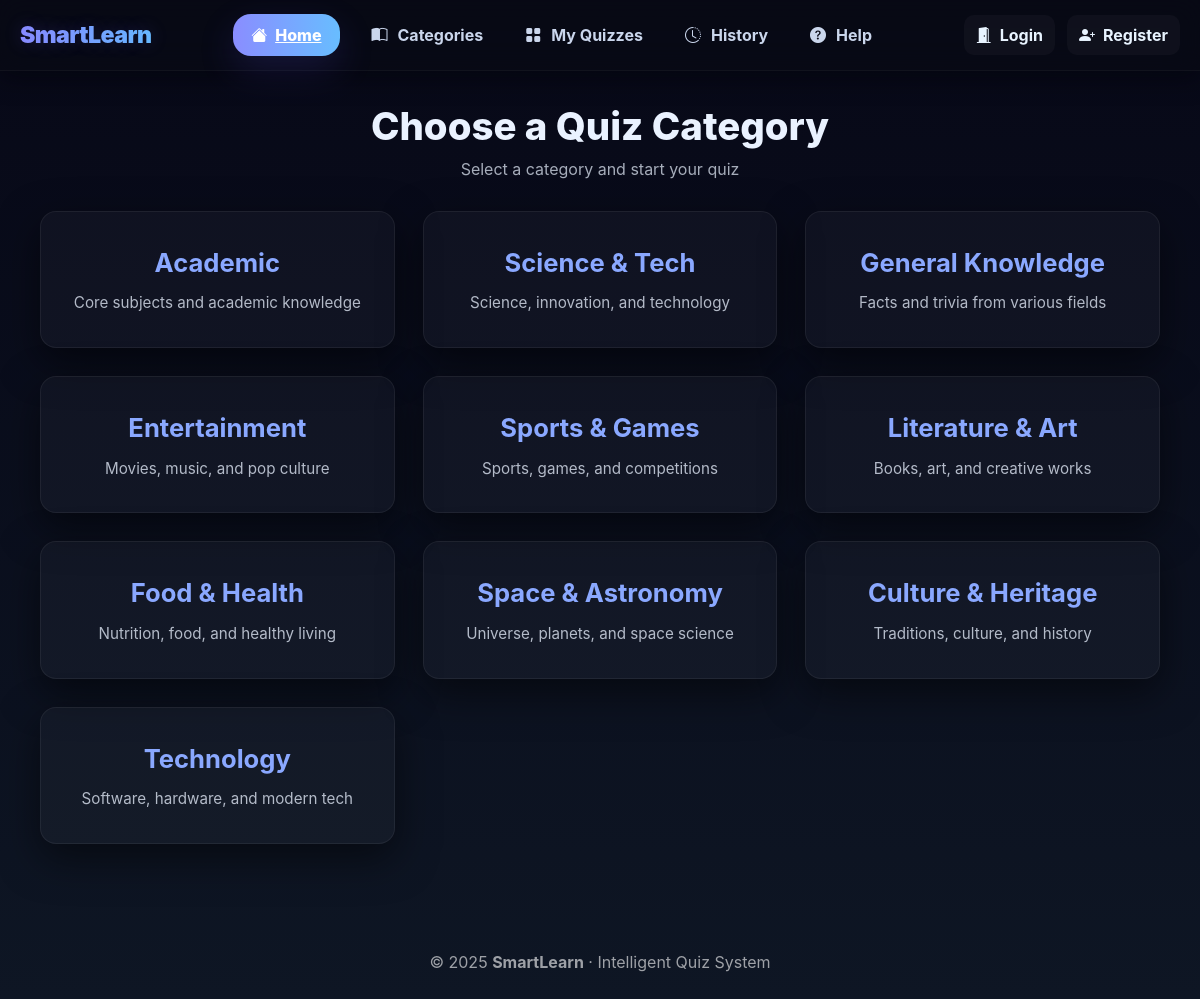
Page /categories/ on the committed database.
### quizzes/models.py (models this page shows)
class Category(models.Model):
    name = models.CharField(max_length=100)
    description = models.TextField(blank=True)

### users/views.py (the view)
# urls.py: path('categories/', views.categories_view, name='categories'),
def categories_view(request):
    categories = Category.objects.all().prefetch_related('subcategories')
    return render(request, 'quizzes/categories.html', {'categories': categories})

### templates/quizzes/categories.html (shortened to what this page needs)
{% extends 'base.html' %}
{% block content %}
<div class="categories-hero">
  <h2>Choose a Quiz Category</h2>
  <p>Select a category and start your quiz</p>
</div>
<div class="categories-grid">
  {% for cat in categories %}
  <a class="category-link" href="{% url 'subcategory_selection' cat.id %}">
    <div class="category-card">
      <div class="category-name">{{ cat.name }}</div>
      <div class="category-desc">{{ cat.description }}</div>
    </div>
  </a>
  {% empty %}
  <div class="text-center" style="grid-column: 1 / -1; color: rgba(234, 242, 255, 0.7);">
    No categories found.
  </div>
  {% endfor %}
</div>
{% endblock %}

### templates/base.html (shortened to what this page needs)
{% load static %}
<!doctype html>
<html lang="en">
<head>
  <link href="https://cdn.jsdelivr.net/npm/bootstrap@5.3.0/dist/css/bootstrap.min.css" rel="stylesheet">
  <link href="https://cdn.jsdelivr.net/npm/bootstrap-icons@1.11.1/font/bootstrap-icons.css" rel="stylesheet">
</head>
<body>
  <header class="sl-navbar" role="banner">
    <div class="sl-nav-inner">
      {% if user.is_authenticated %}
        <a class="sl-brand" href="{% url 'home' %}">
      {% else %}
        <a class="sl-brand" href="{% url 'login' %}">
      {% endif %}
          <span class="sl-brand-text">SmartLearn</span>
        </a>
      <nav class="sl-main" role="navigation" aria-label="Main navigation">
        <a class="sl-pill" href="{% url 'home' %}">
          <i class="bi bi-house-fill"></i> Home
        </a>
        {% if user.is_authenticated %}
          <a class="sl-link" href="{% url 'categories' %}"><i class="bi bi-book-half"></i> Categories</a>
          <a class="sl-link" href="{% url 'my_quizzes' %}"><i class="bi bi-grid-fill"></i> My Quizzes</a>
          <a class="sl-link" href="{% url 'history' %}"><i class="bi bi-clock-history"></i> History</a>
          <a class="sl-link" href="{% url 'help_page' %}"><i class="bi bi-question-circle-fill"></i> Help</a>
        {% else %}
          <a class="sl-link" href="{% url 'login' %}"><i class="bi bi-book-half"></i> Categories</a>
          <a class="sl-link" href="{% url 'login' %}"><i class="bi bi-grid-fill"></i> My Quizzes</a>
          <a class="sl-link" href="{% url 'login' %}"><i class="bi bi-clock-history"></i> History</a>
          <a class="sl-link" href="{% url 'login' %}"><i class="bi bi-question-circle-fill"></i> Help</a>
        {% endif %}
      </nav>
      <div class="sl-actions" role="group" aria-label="User actions">
        {% if user.is_authenticated %}
          <a href="{% url 'profile' %}"><i class="bi bi-person-circle"></i> Profile</a>
          <a href="{% url 'logout' %}"><i class="bi bi-box-arrow-right"></i> Logout</a>
        {% else %}
          <a href="{% url 'login' %}"><i class="bi bi-door-open-fill"></i> Login</a>
          <a href="{% url 'register' %}"><i class="bi bi-person-plus-fill"></i> Register</a>
        {% endif %}
      </div>
    </div>
  </header>
  <main style="max-width:1400px;margin:26px auto;padding:0 20px;">
    {% block content %}{% endblock %}
  </main>
  <footer style="text-align:center;padding:26px 0;color:rgba(255,255,255,0.6);">
    © 2025 <strong>SmartLearn</strong> · Intelligent Quiz System
  </footer>
</body>
</html>

### templates/base.html (style rules this page uses)
:root { --nav-bg: rgba(8,10,20,0.75); --nav-border: rgba(255,255,255,0.04); --brand-gradient-start: #8a8dff; --brand-gradient-end: #68bdff; }
body { margin:0; font-family: Inter, "Segoe UI", Roboto, "Helvetica Neue", Arial, sans-serif; background: linear-gradient(180deg,#070817 0%, #0e1624 100%); color:#eaf2ff; -webkit-font-smoothing:antialiased; -moz-osx-font-smoothing:grayscale; }
.sl-navbar { position:sticky; top:0; z-index:9999; background: var(--nav-bg); border-bottom: 1px solid var(--nav-border); backdrop-filter: blur(14px); box-shadow: 0 6px 24px rgba(2,4,10,0.55); }
.sl-nav-inner { max-width:1400px; margin:0 auto; display:flex; align-items:center; justify-content:space-between; gap:18px; padding:14px 20px; }
.sl-brand { display:flex; align-items:center; gap:12px; text-decoration:none; }
.sl-brand-text { font-size:1.45rem; font-weight:900; letter-spacing:-0.6px; background: linear-gradient(90deg,var(--brand-gradient-start),var(--brand-gradient-end)); -webkit-background-clip:text; -webkit-text-fill-color:transparent; text-shadow: 0 0 18px rgba(120,110,255,0.22); }
.sl-main { display:flex; gap:22px; align-items:center; }
.sl-link { color: #dbe8ff; text-decoration:none; font-weight:700; display:flex; gap:10px; align-items:center; padding:8px 10px; border-radius:10px; transition: transform .12s ease, background .12s ease; opacity:0.92; }
.sl-pill { background: linear-gradient(90deg,var(--brand-gradient-start),var(--brand-gradient-end)); color:white; padding:9px 18px; border-radius:18px; font-weight:800; display:inline-flex; gap:8px; align-items:center; box-shadow: 0 14px 36px rgba(90,80,220,0.18); }
.sl-actions { display:flex; gap:12px; align-items:center; }
.sl-actions a { display:inline-flex; gap:8px; align-items:center; padding:8px 12px; border-radius:10px; background: rgba(255,255,255,0.03); color:#e8f4ff; text-decoration:none; font-weight:700; }

### templates/quizzes/categories.html (style rules this page uses)
.categories-hero { max-width: 1200px; margin: 32px auto 20px; padding: 0 20px; text-align: center; }
.categories-hero h2 { font-size: 2.4rem; font-weight: 800; color: #eaf2ff; margin-bottom: 8px; }
.categories-hero p { color: rgba(234, 242, 255, 0.7); font-size: 1rem; }
.categories-grid { max-width: 1200px; margin: 30px auto 80px; padding: 0 20px; display: grid; grid-template-columns: repeat(3, 1fr); gap: 28px; }
.category-card { background: rgba(255, 255, 255, 0.03); border: 1px solid rgba(255, 255, 255, 0.06); border-radius: 16px; padding: 32px 24px; text-align: center; transition: transform 0.25s ease, box-shadow 0.25s ease; box-shadow: 0 14px 40px rgba(0, 0, 0, 0.5); cursor: pointer; }
.category-name { font-size: 1.6rem; font-weight: 700; color: #8aa8ff; margin-bottom: 10px; }
.category-desc { font-size: 0.95rem; color: rgba(234, 242, 255, 0.75); line-height: 1.5; }
.category-link { text-decoration: none; }

### rows in the picture
Category: name "Academic", description "Core subjects and academic knowledge"
Category: name "Science & Tech", description "Science, innovation, and technology"
Category: name "General Knowledge", description "Facts and trivia from various fields"
Category: name "Entertainment", description "Movies, music, and pop culture"
Category: name "Sports & Games", description "Sports, games, and competitions"
Category: name "Literature & Art", description "Books, art, and creative works"
Category: name "Food & Health", description "Nutrition, food, and healthy living"
Category: name "Space & Astronomy", description "Universe, planets, and space science"
Category: name "Culture & Heritage", description "Traditions, culture, and history"
Category: name "Technology", description "Software, hardware, and modern tech"
